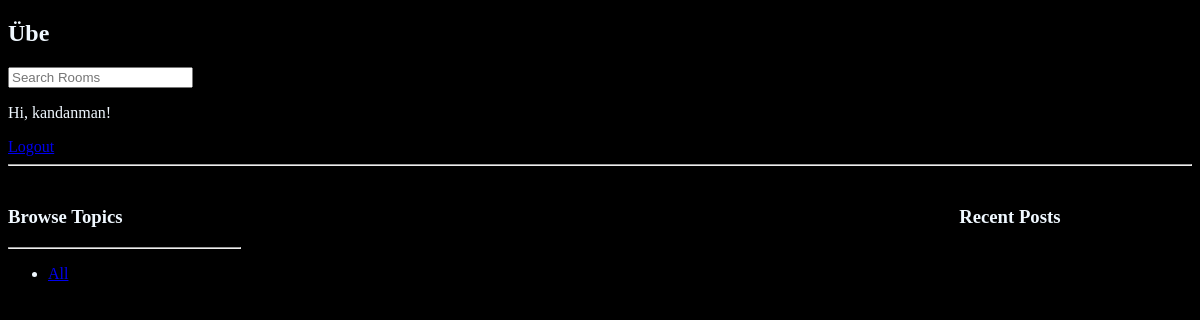
Page /profile/4/ on the earlier database version.
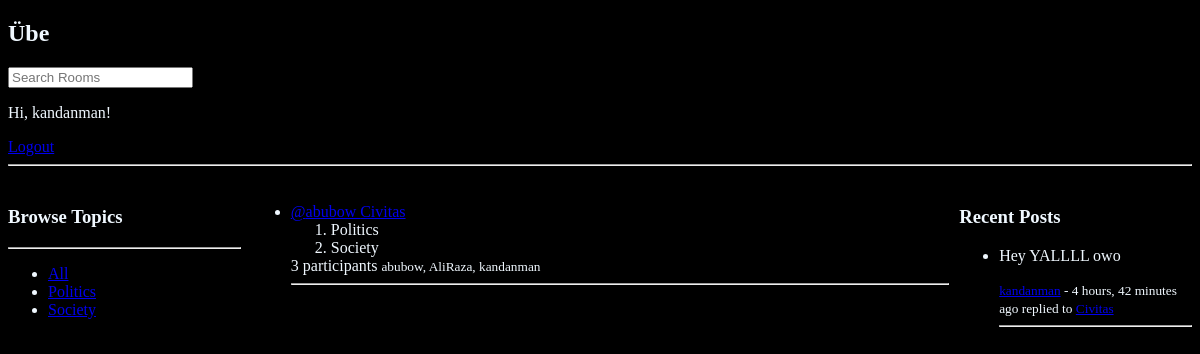
Same page on the later database version.
### base/models.py (models this page shows, shortened)
class Topic(models.Model):
    id = models.AutoField(primary_key=True)
    name = models.CharField(max_length=50)
    description = models.CharField(max_length=200)
    link = models.CharField(max_length=50)

class Room(models.Model):
    id = models.AutoField(primary_key=True)
    name = models.CharField(max_length=50)
    description = models.CharField(max_length=200, null=True, blank=True)
    link = models.CharField(max_length=50)
    topics = models.ManyToManyField('Topic', related_name='rooms', blank=True)
    participants = models.ManyToManyField(
        User, related_name='rooms_joined', blank=True)
    host = models.ForeignKey(
        User, on_delete=models.CASCADE, related_name='rooms_hosted')
    updated = models.DateTimeField(auto_now=True)
    created = models.DateTimeField(auto_now_add=True)
    class Meta:
        ordering = ['-updated', '-created']

class Message(models.Model):
    user = models.ForeignKey(User, on_delete=models.CASCADE)
    room = models.ForeignKey(Room, on_delete=models.CASCADE)
    message = models.TextField()
    updated = models.DateTimeField(auto_now=True)
    created = models.DateTimeField(auto_now_add=True)
    class Meta:
        ordering = ['-updated', '-created']
    def __str__(self):
        return self.message

### base/views.py (the view)
# urls.py: path('profile/<str:pk>/', views.userProfile, name='profile'),
def userProfile(request, pk):
    user = User.objects.get(id=pk)
    rooms = user.rooms_hosted.all() | user.rooms_joined.all()
    topics = Topic.objects.filter(rooms__in=rooms)
    recent_messages = Message.objects.filter(
        user=user).order_by('-created')[:5]
    context = {
        "user": user,
        "rooms": rooms,
        "topics": topics,
        "recent_messages": recent_messages,
    }
    return render(request, 'base/profile.html', context)

### base/templates/base/profile.html (shortened to what this page needs)
{% extends 'main.html' %} {% block content %}
<div class="user-profile">
	<div>{% include "components/topic_list.html" %}</div>
	<div>{% include 'components/feed.html' %}</div>
	<div>{% include "components/recent_activity.html" %}</div>
</div>
{% endblock content %}

### base/templates/components/topic_list.html
<h3>Browse Topics</h3>
		<hr />
		<ul>
			<li>
				<a href="{% url 'home' %}">All</a>
			</li>
			{% for topic in topics %}
			<li>
				<a href="{% url 'home' %}?q={{ topic.name }}"
					>{{ topic.name }}</a
				>
			</li>
			{% endfor %}
		</ul>

### base/templates/components/feed.html (shortened to what this page needs)
<div>
	<ul>
		{% for room in rooms %}
		<li>
			<a href="{%url 'profile' room.host.id %}">
				@{{room.host.username}}
			</a>
			<a href="{% url 'room' room.link %}">{{ room.name }}</a>
			<ol>
				{% for topic in room.topics.all %}
				<li>{{ topic.name }}</li>
				{% endfor %}
			</ol>
			<span> {{ room.participants.count }} participants </span>
			<small> {{ room.participants.all|join:", " }} </small>
			<hr />
		</li>
		{% endfor %}
	</ul>
</div>

### base/templates/components/recent_activity.html (shortened to what this page needs)
<h3>Recent Posts</h3>
		<ul>
			{% for post in recent_messages %}
			<li>
				<p>{{ post }}
				</p>
				<small>
					<a href="{% url 'profile' post.user.id %}">{{ post.user.username }}</a>
					 - {{ post.created|timesince }} ago replied to <a href="{% url 'room' post.room.link %}">{{ post.room.name }}</a></small>
				<hr />
			</li>
			{% endfor %}
		</ul>

Differences in the rows shown:
now on this page (row unchanged): Topic: name "Politics"
now on this page (row unchanged): Topic: name "Society"
now on this page (row edited): Room: host.username "abubow", name "Civitas", participants.count "3", participants.all "abubow, AliRaza, kandanman"
added Message: message "Hey YALLLL owo", user.username "kandanman", created "4 hours, 42 minutes", room.name "Civitas"
